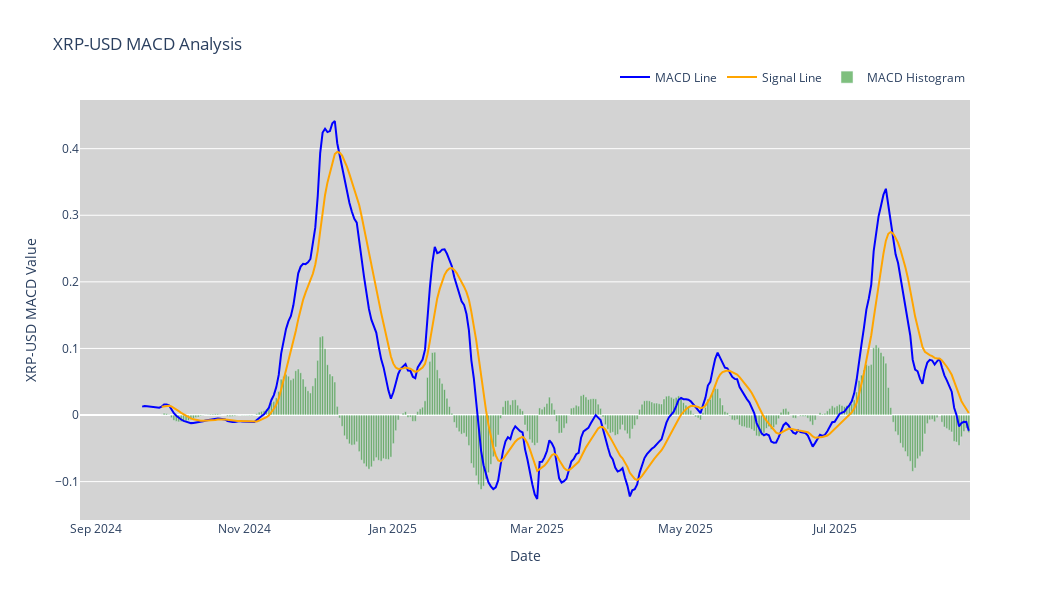

The code cell stored with this chart in its notebook:
### Code cell
#MACD
fig = go.Figure()

fig.add_trace(go.Scatter(
    x=stock_data.index,
    y=stock_data['MACD'],
    mode='lines',
    name='MACD Line',
    line=dict(color='blue', width=2)
))

fig.add_trace(go.Scatter(
    x=stock_data.index,
    y=stock_data['Signal'],
    mode='lines',
    name='Signal Line',
    line=dict(color='orange', width=2)
))

fig.add_trace(go.Bar(
    x=stock_data.index,
    y=stock_data['MACD_Histogram'],
    name='MACD Histogram',
    marker_color='green',
    opacity=0.5
))

fig.update_layout(
    title=f'{ticker} MACD Analysis',
    xaxis_title='Date',
    yaxis_title=f'{ticker} MACD Value',
    plot_bgcolor='lightgrey',
    xaxis_rangeslider_visible=False,
    legend=dict(
        orientation='h',
        yanchor='bottom',
        y=1.02,
        xanchor='right',
        x=1
    ),
    width=1050,
    height=600
)

fig.show()

### Figure 1 — Plotly figure (JSON) as saved in the notebook; plotly's stock layout.template omitted (floating-point values rounded to 4 significant figures; data arrays with more than 128 entries replaced by an {"elided": "..."} marker saying what was removed)
{"data": [{"line": {"color": "blue", "width": 2}, "mode": "lines", "name": "MACD Line", "type": "scatter", "x": {"elided": "365 str values"}, "y": {"elided": "365 float values"}}, {"line": {"color": "orange", "width": 2}, "mode": "lines", "name": "Signal Line", "type": "scatter", "x": {"elided": "365 str values"}, "y": {"elided": "365 float values"}}, {"marker": {"color": "green"}, "name": "MACD Histogram", "opacity": 0.5, "type": "bar", "x": {"elided": "365 str values"}, "y": {"elided": "365 float values"}}], "layout": {"height": 600, "legend": {"orientation": "h", "x": 1, "xanchor": "right", "y": 1.02, "yanchor": "bottom"}, "plot_bgcolor": "lightgrey", "title": {"text": "XRP-USD MACD Analysis"}, "width": 1050, "xaxis": {"rangeslider": {"visible": false}, "title": {"text": "Date"}}, "yaxis": {"title": {"text": "XRP-USD MACD Value"}}}}
